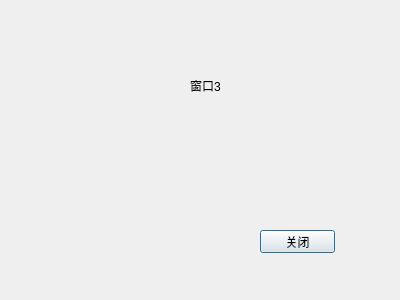
<?xml version="1.0" encoding="UTF-8"?>
<ui version="4.0">
 <class>Dialog</class>
 <widget class="QDialog" name="Dialog">
  <property name="geometry">
   <rect>
    <x>0</x>
    <y>0</y>
    <width>400</width>
    <height>300</height>
   </rect>
  </property>
  <property name="windowTitle">
   <string>Dialog</string>
  </property>
  <widget class="QLabel" name="label">
   <property name="geometry">
    <rect>
     <x>190</x>
     <y>80</y>
     <width>54</width>
     <height>12</height>
    </rect>
   </property>
   <property name="text">
    <string>窗口3</string>
   </property>
  </widget>
  <widget class="QPushButton" name="pushButton">
   <property name="geometry">
    <rect>
     <x>260</x>
     <y>230</y>
     <width>75</width>
     <height>23</height>
    </rect>
   </property>
   <property name="text">
    <string>关闭</string>
   </property>
  </widget>
 </widget>
 <resources/>
 <connections>
  <connection>
   <sender>pushButton</sender>
   <signal>clicked()</signal>
   <receiver>Dialog</receiver>
   <slot>accept()</slot>
   <hints>
    <hint type="sourcelabel">
     <x>273</x>
     <y>241</y>
    </hint>
    <hint type="destinationlabel">
     <x>132</x>
     <y>272</y>
    </hint>
   </hints>
  </connection>
 </connections>
</ui>
